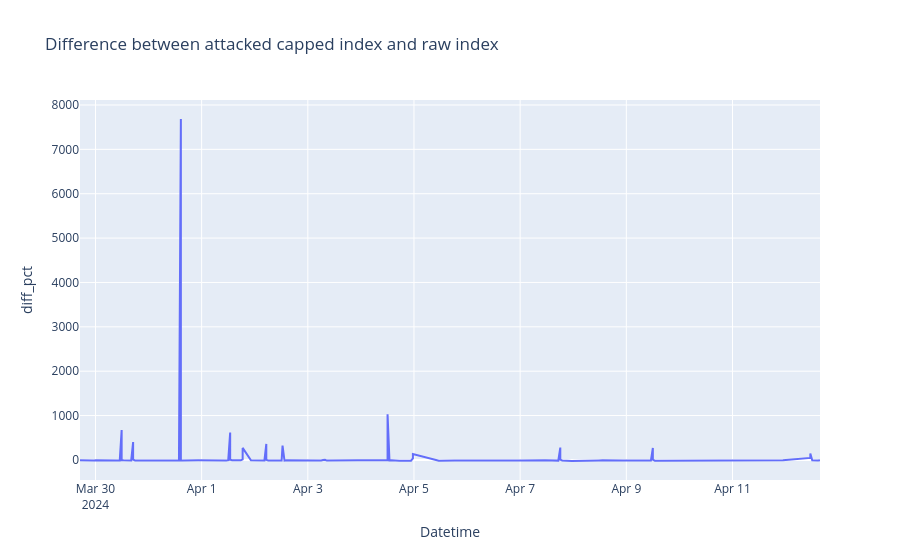

Here is the notebook cell this chart was saved with:
### Code cell
# Plot difference between capped_ind and att_capped_ind using plotly
diff = pd.DataFrame()
# rename column index to att_capped_index
att_capped_ind = att_capped_ind.rename(columns={'index': 'att_capped_index'})
diff = att_capped_ind.merge(ind, on='Datetime', how='inner')
diff['diff_pct'] = (diff['att_capped_index'] - diff['index']) * 100/diff['index']
px.line(diff, x='Datetime', y='diff_pct', title='Difference between attacked capped index and raw index')

### Figure 1 — Plotly figure (JSON) as saved in the notebook; plotly's stock layout.template omitted (floating-point values rounded to 4 significant figures; data arrays with more than 128 entries replaced by an {"elided": "..."} marker saying what was removed)
{"data": [{"hovertemplate": "Datetime=%{x}<br>diff_pct=%{y}<extra></extra>", "legendgroup": "", "line": {"color": "#636efa", "dash": "solid"}, "marker": {"symbol": "circle"}, "mode": "lines", "name": "", "orientation": "v", "showlegend": false, "type": "scatter", "x": {"elided": "180 str values"}, "xaxis": "x", "y": {"elided": "180 float values"}, "yaxis": "y"}], "layout": {"autosize": true, "legend": {"tracegroupgap": 0}, "title": {"text": "Difference between attacked capped index and raw index"}, "xaxis": {"anchor": "y", "autorange": true, "domain": [0, 1], "range": ["2024-03-29 17:00", "2024-04-12 15:34:06"], "title": {"text": "Datetime"}, "type": "date"}, "yaxis": {"anchor": "x", "autorange": true, "domain": [0, 1], "range": [-452.3, 8112.0], "title": {"text": "diff_pct"}, "type": "linear"}}}
